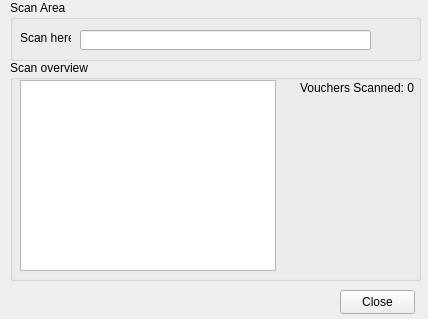
<ui version="4.0" >
 <class>contributionvoucherscanvcClass</class>
 <widget class="QWidget" name="contributionvoucherscanvcClass" >
  <property name="geometry" >
   <rect>
    <x>0</x>
    <y>0</y>
    <width>428</width>
    <height>319</height>
   </rect>
  </property>
  <property name="windowTitle" >
   <string>NA21 ContributionVoucherScanVC</string>
  </property>
  <widget class="QGroupBox" name="groupBox" >
   <property name="geometry" >
    <rect>
     <x>10</x>
     <y>60</y>
     <width>411</width>
     <height>221</height>
    </rect>
   </property>
   <property name="title" >
    <string>Scan overview</string>
   </property>
   <widget class="QListWidget" name="listWidget" >
    <property name="enabled" >
     <bool>true</bool>
    </property>
    <property name="geometry" >
     <rect>
      <x>10</x>
      <y>20</y>
      <width>256</width>
      <height>191</height>
     </rect>
    </property>
    <property name="focusPolicy" >
     <enum>Qt::NoFocus</enum>
    </property>
    <property name="contextMenuPolicy" >
     <enum>Qt::NoContextMenu</enum>
    </property>
   </widget>
   <widget class="QLabel" name="lblVouchersScanned" >
    <property name="geometry" >
     <rect>
      <x>290</x>
      <y>20</y>
      <width>131</width>
      <height>16</height>
     </rect>
    </property>
    <property name="text" >
     <string>Vouchers Scanned: 0</string>
    </property>
   </widget>
  </widget>
  <widget class="QGroupBox" name="groupBox_2" >
   <property name="geometry" >
    <rect>
     <x>10</x>
     <y>0</y>
     <width>411</width>
     <height>61</height>
    </rect>
   </property>
   <property name="title" >
    <string>Scan Area</string>
   </property>
   <widget class="QLabel" name="label" >
    <property name="geometry" >
     <rect>
      <x>10</x>
      <y>30</y>
      <width>51</width>
      <height>16</height>
     </rect>
    </property>
    <property name="text" >
     <string>Scan here</string>
    </property>
   </widget>
   <widget class="QLineEdit" name="scannedContributionVoucherNo" >
    <property name="geometry" >
     <rect>
      <x>70</x>
      <y>30</y>
      <width>291</width>
      <height>20</height>
     </rect>
    </property>
   </widget>
  </widget>
  <widget class="QPushButton" name="btnClose" >
   <property name="geometry" >
    <rect>
     <x>340</x>
     <y>290</y>
     <width>75</width>
     <height>24</height>
    </rect>
   </property>
   <property name="focusPolicy" >
    <enum>Qt::NoFocus</enum>
   </property>
   <property name="contextMenuPolicy" >
    <enum>Qt::NoContextMenu</enum>
   </property>
   <property name="text" >
    <string>Close</string>
   </property>
  </widget>
 </widget>
 <resources/>
 <connections/>
</ui>
